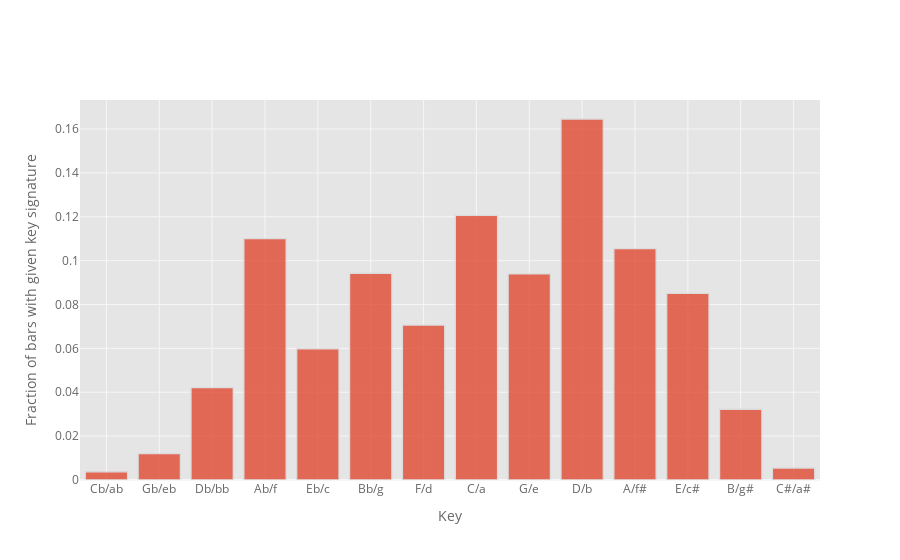

Notebook cell for this chart:
### Markdown cell above
## distribution of key signatures

### Code cell
measure_list.keysig.sort_values().apply(tpc2key).iplot('hist', xTitle='Key', yTitle = 'Fraction of bars with given key signature', histnorm = 'probability')

### Figure 1 — Plotly figure (JSON) as saved in the notebook; plotly's stock layout.template omitted (floating-point values rounded to 4 significant figures; data arrays with more than 128 entries replaced by an {"elided": "..."} marker saying what was removed)
{"data": [{"histfunc": "count", "histnorm": "probability", "marker": {"color": "rgba(226, 74, 51, 1.0)", "line": {"color": "#D9D9D9", "width": 1.3}}, "name": "keysig", "opacity": 0.8, "orientation": "v", "type": "histogram", "x": {"elided": "9145 str values"}}], "layout": {"barmode": "overlay", "legend": {"bgcolor": "#FFFFFF", "font": {"color": "#666666"}}, "paper_bgcolor": "#FFFFFF", "plot_bgcolor": "#E5E5E5", "title": {"font": {"color": "#151516"}}, "xaxis": {"gridcolor": "#F6F6F6", "showgrid": true, "tickfont": {"color": "#666666"}, "title": {"font": {"color": "#666666"}, "text": "Key"}, "zerolinecolor": "#F6F6F6"}, "yaxis": {"gridcolor": "#F6F6F6", "showgrid": true, "tickfont": {"color": "#666666"}, "title": {"font": {"color": "#666666"}, "text": "Fraction of bars with given key signature"}, "zerolinecolor": "#F6F6F6"}}}
